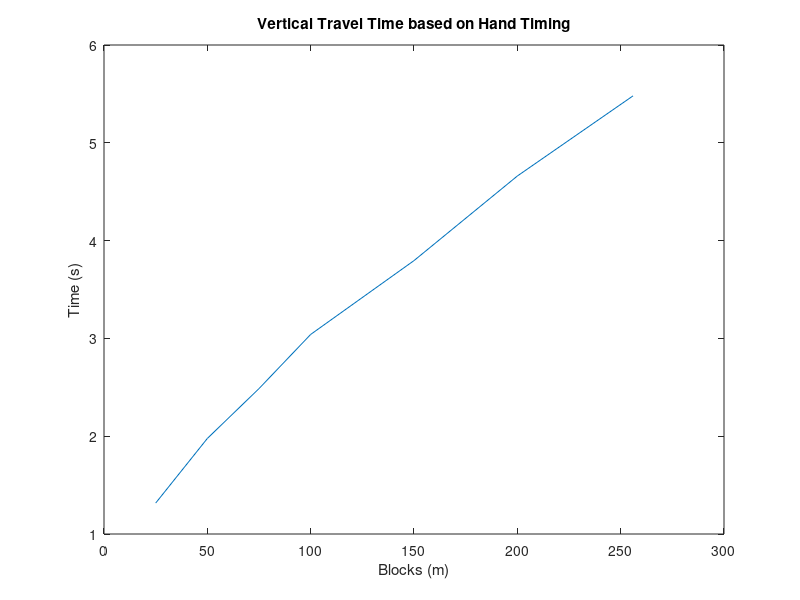
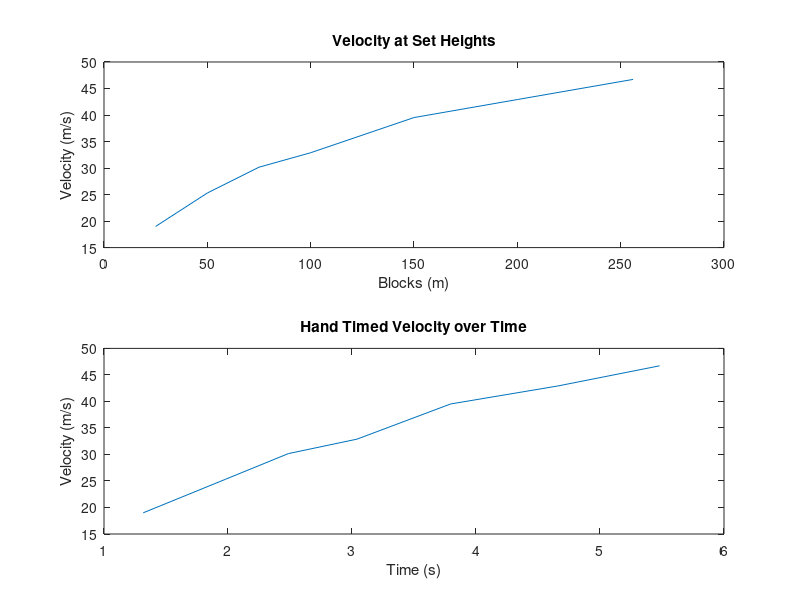

MATLAB code for these plots, in order: (Note: this script raises an error after producing the figures.)
% Calc-oholics: Calculus in Minecraft
%% Experiment 1 - Unreliable
clc;
clear;
close all;

% Gather Data From Experiments
blocks = [25 50 75 100 150 200 256];
time = [1.316166667 1.976875 2.486708333 3.040541667 3.7955 4.660333333 5.480208333];
velocity = [18.99455489 25.29244388 30.16035254 32.88887671 39.52048478 42.91538517 46.71355256];  

% Plot time vs. blocks
figure()
plot(blocks, time)
title('Vertical Travel Time based on Hand Timing')
xlabel('Blocks (m)')
ylabel('Time (s)')

% Plot velocity vs blocks and velocity vs time in one subplot
figure()
subplot(2,1,1)
plot(blocks, velocity)
title('Velocity at Set Heights')
xlabel('Blocks (m)')
ylabel('Velocity (m/s)')

subplot(2,1,2)
plot(time, velocity)
title('Hand Timed Velocity over Time')
xlabel('Time (s)')
ylabel('Velocity (m/s)')

%% Experiment 2 Results
clc;
close all;

% Input Trial Results
height = [10000 20000 30000];
player_rods = [325 644 963];
player = "Time taken for a Player to Fall";

% Determine the data for the player experiment data
[player_time, player_terminal] = experiment_data(height, player_rods, player);

%% Experiment 3 Results
clc;
close all;

% Input Trial Results
height = [10000 20000 30000];
arrow_rods = [262 512 762];
arrow = "Time Taken for an Arrow to Fall";

% Determine the data for the arrow experiment data
[arrow_time, arrow_terminal] = experiment_data(height, arrow_rods, arrow);

%% Experiment 4 Results
clc;
close all;

% Input Trial Results
height = [10000 20000 30000];
item_rods = [631 1255 1881];
item = "Time Taken for an Item to Drop";

% Determine the data for the item experiment data
[item_time, item_terminal] = experiment_data(height, item_rods, item);

%% Experiment 5 Results
clc;
close all;

% Input Trial Results
height = [10000 20000 30000];
armor_rods = [325 644 963];
armor = "Time Taken for an Item to Drop";

% Determine the data for the item experiment data
[armor_time, armor_terminal] = experiment_data(height, armor_rods, armor);

%% Experiment 6 Results
clc;
close all;

% Input Trial Results
sand_height = 170:43:342;
sand_rods = [16 19 21 25 27];
sand = "Time Taken for an Item to Drop";

% Determine the data for the item experiment data
[sand_time, sand_terminal] = experiment_data(sand_height, sand_rods, sand);

%% Save All Experiment Results
save("MATH223_Constants.mat", "player_terminal", "arrow_terminal", "item_terminal", "sand_terminal")
save("MATH223_Time_Data.mat", "player_time", "arrow_time", "item_time", "sand_time")
clc;
clear;
close all;

% It should be noted that falling blocks were not rigourously tested, and
% should really be 40m/s, instead of 38m/s

%% Gravity Calculator
clc;
clear;
close all;

int_height = input('Height: ');
int_velocity = input('\nVelocity: ');
time = input('\nTime: ');

g = gravity(int_height, int_velocity, time);

%% Mathmatica Input Generator
clc;
clear;
close all;

% y = vt + v^2/g(e^-gt/v) -v^2/g
y = input('y = ');
v = input('v = ');
t = input('t = ');

fprintf('Solve[%i == %.6f*%.1f + (%.6f^2)*(1/g)*(Exp[-g*%.1f/%.6f] - 1), g]\n\n' ...
    ,y,v,t,v,t,v)

% get g value from mathmatica
g = input('g = ');

% display numerator of dg/dt
fprintf('Solve[dt==(-%.6f*(1-Exp[-%.7f*(%.1f/%.6f)]))/',v,g,t,v)

% display denominator of dg/dt
fprintf('(((%.6f^2)/(%.7f^2))*(1-Exp[-%.7f*(%.1f/%.6f)])-((%.1f*%.6f)/%.7f)*(Exp[-%.7f*(%.1f/%.6f)]))]\n\n', ...
    v,g,g,t,v,t,v,g,g,t,v)

% display numerator of dg/dv
fprintf('Solve[dv==(%.1f+2*(%.6f/%.7f)*Exp[-%.7f*(%.1f/%.6f)]+%.1f*Exp[-%.7f*(%.1f/%.6f)]-2*(%.6f)/(%.7f))/', ...
    t,v,g,g,t,v,t,g,t,v,v,g)

% display denominator of dg/dv
fprintf('(((%.6f^2)/(%.7f^2))*(1-Exp[-%.7f*(%.1f/%.6f)])-((%.1f*%.6f)/%.7f)*(Exp[-%.7f*(%.1f/%.6f)]))]\n\n', ...
    v,g,g,t,v,t,v,g,g,t,v)

% get the partial derivative values
dt = input('dg/gt = ');
dt = abs(dt);

dv = input('dg/dv = ');
dv = abs(dv);

y1= input('y1 = ');
t1 = input('t1 = ');
t_uncert = 0.4;
v_uncert = ((y - y1)/(t - t1)^2)*(t_uncert);

% display the uncertainty equation
fprintf('Solve[uncert==Sqrt[%.7f*0.4^2 + %.7f*%.7f^2]]\n',dt,dv,v_uncert)

%% functions
function terminal = terminal_v(height, time)
% This function determines the terminal velocity of a data set
% Format of call: terminal_v(height, time)
% Inputs: 2 vectors
%       height - numerator of slope/velocity unit
%       time - denominator of slope/velocity unit
%  ex. height in meters, time in seconds -> v = m/s
% Output: 1 value
%       terminal - terminal velocity of the object in question

% check to see if the vectors are equal length
[rowx, colx] = size(height);
[rowy, coly] = size(time);
if (rowx ~= rowy) || (colx ~= coly)
    error('Please Use Vectors of equal Dimensions.')
end

% Determine the line of best fit for the data
linear_coef = polyfit(time, height, 1);
terminal = linear_coef(1);
end

function [time, terminal_velocity] = experiment_data(height, rods, str)
% This function determines the time vector for height and the items
% Terminal
% Format of call: experiment_data(height, rods)
% Inputs: 3 values
%       height - vector of heights the subject was dropped from 
%       rods - number of rods outputted based on height data
%       str - string variable for graph name
% Outputs: 2 values
%       time - calculated time vector for the heights
%       terminal_velocity - terminal sped obtained by the object

% Each item pumped through a hopper takes 0.4 seconds
time = 0.4*rods;
terminal_velocity = terminal_v(height, time);

% Create a seubplot with 'str' as the table
figure()
subplot(2,1,1)
plot(rods, height, 'b')
title(str)
ylabel('Height (m)')
xlabel('Time (rods)')

subplot(2,1,2)
plot(time, height, 'g')
title(str)
ylabel('Height (m)')
xlabel('Time (s)')
end

function g = gravity(height, velocity, time)
% This function uses an add on to solve an equation
% Format of call: gravity(height, velocity, time)
% Inputs: 3 values
%       Height: Change in Height
%       velocity: Initial Velocity
%       time: Total time taken 
% Output: 1 value
%       g = gravity the object experiences

% set up constants for the equation
vt = velocity*time;
vsq = velocity^2;
ntov = -time/velocity;

% solve for g
syms g
g = solve(vt + (vsq/g)*exp(-g*ntov) - vsq/g -height,g,"ReturnConditions",false);

end
